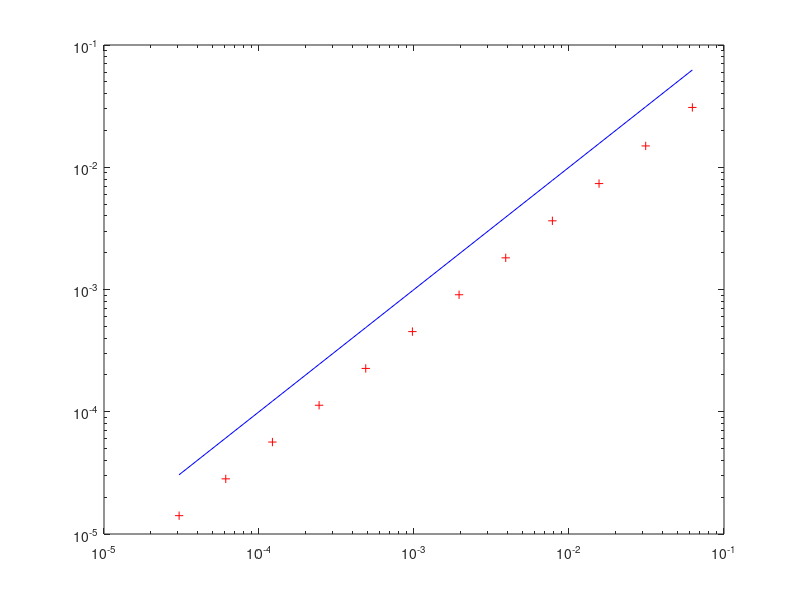

Source code (MATLAB):
% Resolucion del problema a(x)*u''+c(x)*u(x) = f(x) (en x \in (extremoIzd, extremodrch))
% u'(0) = alpha
% u(1) = beta
%
% uExacta: solucion exacta al problema
% N: numero de puntos interiores en la discretizacion 
%
% Se desarrolla el caso del objetivo 1
% Se utiliza la formula u'(t) = (u(t+h)-u(t)) / h para aproximar la
% condicion de contorno en x = 0,
%
% CALCULO DEL ERROR

%%%%%%%%%%%%%%%%
%%%% Datos: %%%%
%%%%%%%%%%%%%%%%
	extremoIzd = 0;
	extremoDrch = 1;
	
	alpha = 0;
	beta = 0;

	uExacta = @(x) (1-x).*exp(x);
	f = @(x) (1+2*x-x.*x).*exp(x);
	a = @(x) 1+0*x;
	c = @(x) x;

	err = [];
	Nvec = 2.^(4:15)-1; % distintos valores para N

%%%%%%%%%%%%%%%%%%%
%%%% Programa: %%%%
%%%%%%%%%%%%%%%%%%%

	for N = Nvec

	h = (extremoDrch - extremoIzd)/(N+1);
	x = extremoIzd:h:extremoDrch;
	x = x';

	%puntos interiores
	xi = x(2:N+1);		


	%Calculo de matrices y vectores
	
	A  = sparse(1:N+1,1:N+1,2*a(x(1:end-1))/(h*h)+c(x(1:end-1)),N+1,N+1);	
	A += sparse(1:N,2:N+1,-a(x(2:end-1))/(h*h),N+1,N+1)';
        A += sparse(1:N,2:N+1,-a(x(1:end-2))/(h*h),N+1,N+1);
	A(1,1) = 1;
	A(1,2) = -1;

	R = f(xi);
        R(end) = R(end) + a(xi(end))*beta/(h*h);
	R = [-alpha*h;R];
	% resolucion del problema
	uAproximada = A\R;

	% calculo del error
	err = [err,max(abs(uAproximada-uExacta(x(1:end-1))))];



	end
%%%%%%%%%%%%%%%%%%
%%%% Dibujos: %%%%
%%%%%%%%%%%%%%%%%%
	% Limpiar dibujos previos
	close 
	loglog((extremoDrch - extremoIzd)./(Nvec+1),err,'+r');
	hold on
	loglog((extremoDrch - extremoIzd)./(Nvec+1),((extremoDrch - extremoIzd)./(Nvec+1)),'b')

	%Dibujar

